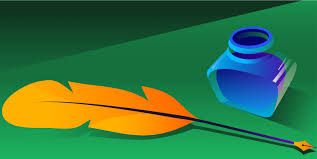
#> input picture ECSE341-Image/Labs/Lab02/img.jpg, 317 x 159 px
$ jupyter execute ip_02.ipynb
#> lines starting #> are read from the running program, lines starting #| are printed output that depends on the picture
[cell 1]
import numpy as np
import matplotlib.pyplot as plt
import matplotlib.image as mpimg
from PIL import Image
import cv2
from google.colab.patches import cv2_imshow

## **Question 1**

A) RGB to greyscale

[cell 2]
img = Image.open("img.jpg")
#> img is the input picture: PIL image 317x159 RGB; mean R, G, B 56.2, 116.7, 66
img_grey = img.convert('LA')
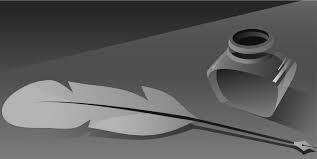
#> img_grey: PIL image 317x159 LA; mean R, G, B, A 92.8, 92.8, 92.8, 255
plt.subplot(211)
plt.imshow(img)
plt.subplot(212)
plt.imshow(img_grey)
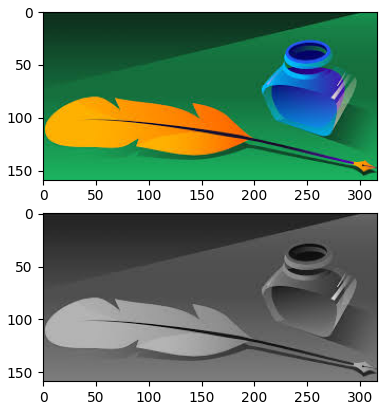
#> figure drawn by matplotlib, 2 panels

B) RGB to greyscale by numpy n matplotlib

[cell 3]
an_image = mpimg.imread("img.jpg")
plt.subplot(211)
plt.imshow(an_image)
rgb_weights = [0.2989, 0.5870, 0.1140]
grayscale_image = np.dot(an_image[...,:3], rgb_weights)
plt.subplot(212)
plt.imshow(grayscale_image, cmap=plt.get_cmap("gray"))
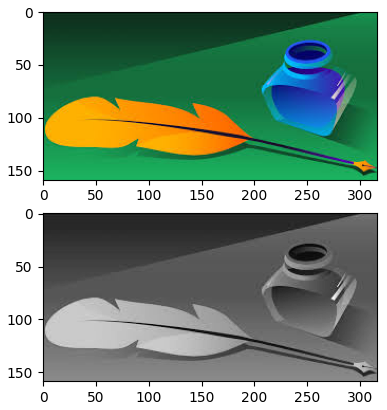
#> figure drawn by matplotlib, 2 panels

Explanation of part b: I first converted the image to a matrix of 3D array and then updated its rgb weights as 0.2989 for red, 0.5870 for green and 0.1140 for blue. But this is not the final output as it displays a bluish green image this is becuase the green weight has the largest weight. Also, our image is in 3D channel whereas greyscale images are in 1D channel hence I converted the image to 1D channel to get a true grayscale output.

Question2: Arithmetic Operations

[cell 4]
img1 = mpimg.imread("img3.jpg")
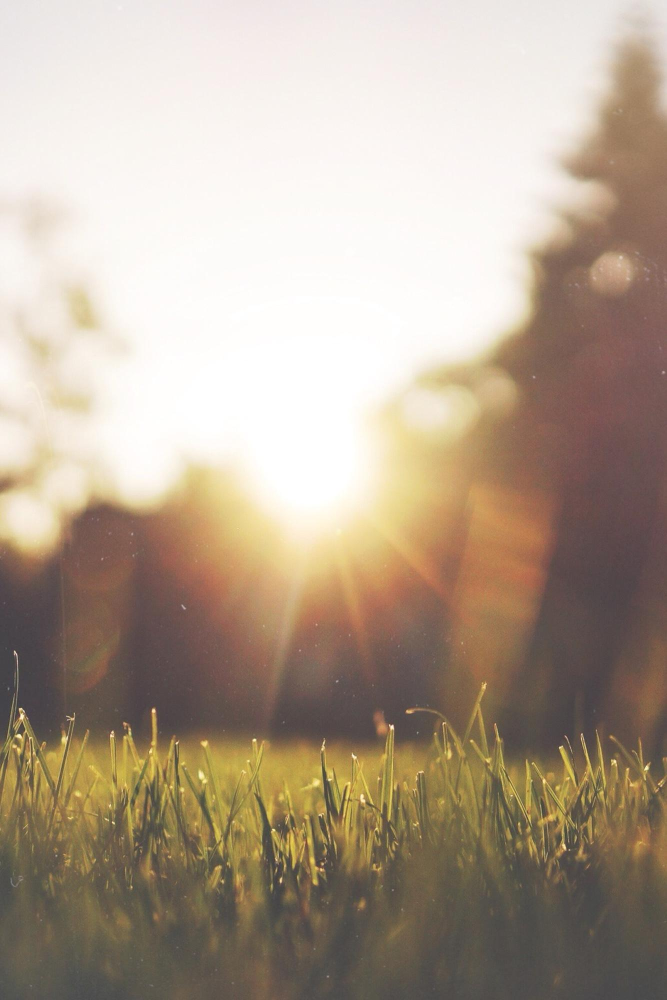
#> input picture ECSE341-Image/Labs/Lab02/img3.jpg, 1333 x 2000 px (shown at 1/2 size)
#> img1 is the input picture: shape (2000, 1333, 3); mean R, G, B 177.1, 161.7, 144.6
img2 = mpimg.imread("img4.jpg")
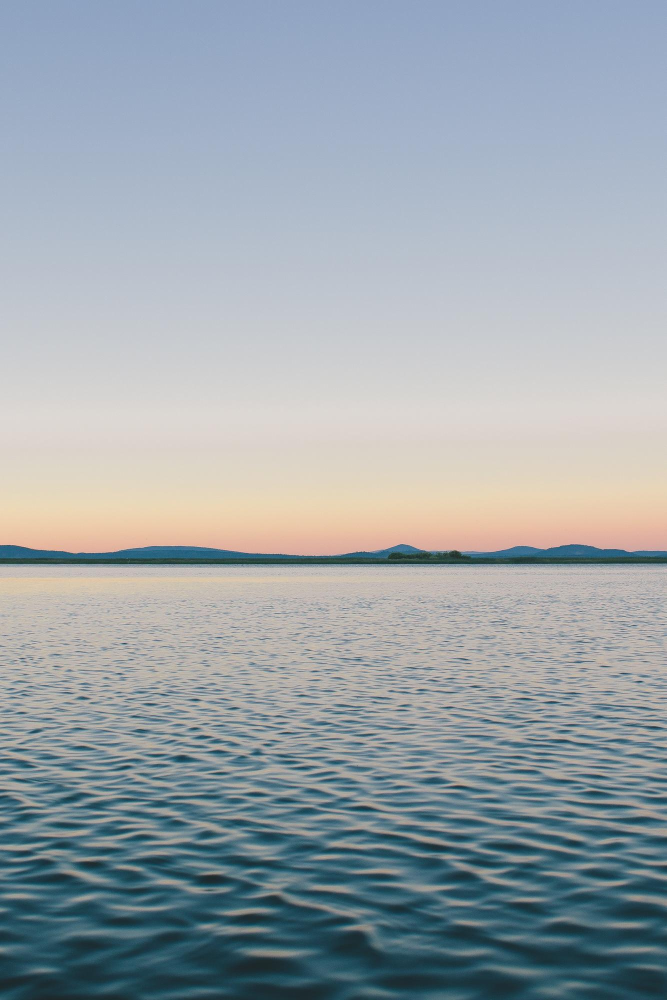
#> input picture ECSE341-Image/Labs/Lab02/img4.jpg, 1333 x 2000 px (shown at 1/2 size)
#> img2 is the input picture: shape (2000, 1333, 3); mean R, G, B 154.9, 164.2, 170.2
plt.figure()
add=plt.imshow(img1+img2)
plt.figure()
sub=plt.imshow(img1-img2)
plt.figure()
mul=plt.imshow(img1*img2)
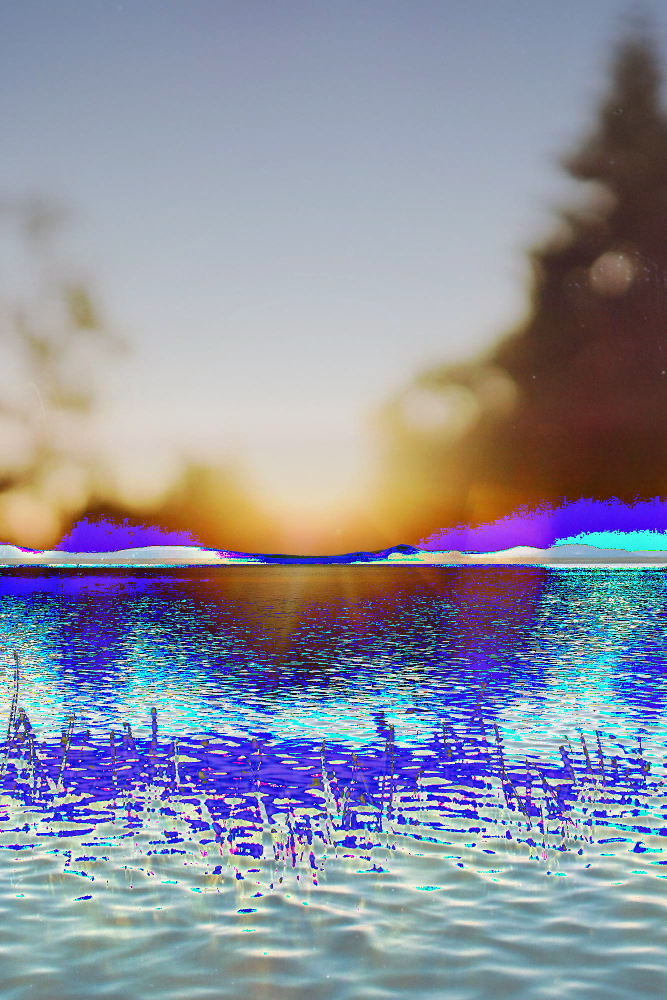
#> shown: shape (2000, 1333, 3) (shown at 1/2 size); mean R, G, B 140.2, 143.8, 160.8
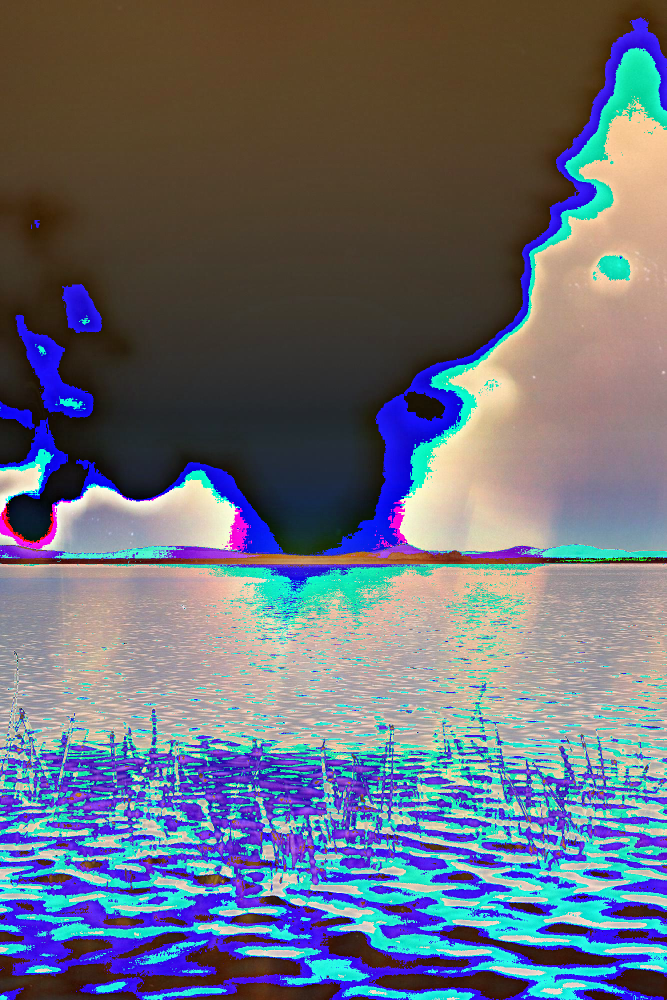
#> shown: shape (2000, 1333, 3) (shown at 1/2 size); mean R, G, B 104.2, 108.4, 121.5
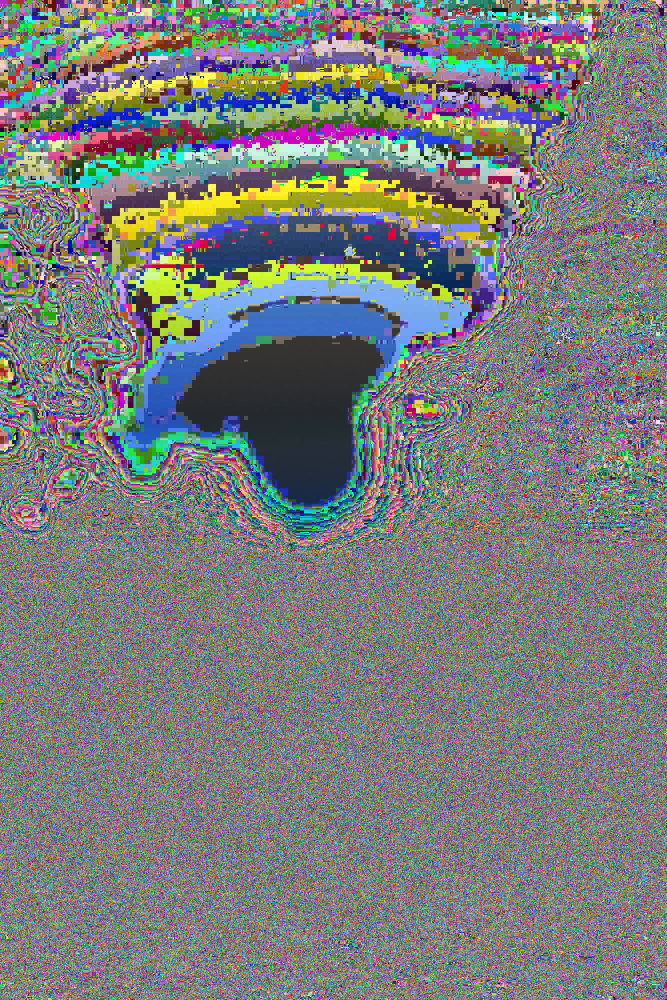
#> shown: shape (2000, 1333, 3) (shown at 1/2 size); mean R, G, B 121.4, 124.5, 123.7

Question 3: RGB to HSV conversion

[cell 5]
import cv2
img = cv2.imread('img2.jpg', 1)
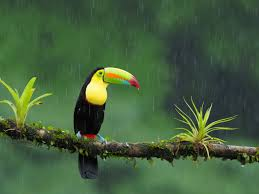
#> input picture ECSE341-Image/Labs/Lab02/img2.jpg, 259 x 194 px
#> img is the input picture: shape (194, 259, 3); mean B, G, R 61.8, 95.2, 68.4
img_color = cv2.cvtColor(img, cv2.COLOR_BGR2RGB)
img_hsv = cv2.cvtColor(img_color, cv2.COLOR_RGB2HSV)
#> img_hsv: shape (194, 259, 3); mean H, S, V 60.3, 95.6, 96
plt.imshow(img_hsv)

Question 4: Image resizing

[cell 6]
img = cv2.imread(r"img2.jpg", cv2.IMREAD_UNCHANGED)

print('Original Dimensions : ',img.shape)
#| Original Dimensions :  (194, 259, 3)

scale_percent = 80 # percent of original size
width = int(img.shape[1] * scale_percent / 100)
#> width = 207
height = int(img.shape[0] * scale_percent / 100)
#> height = 155
dim = (width, height)
#> dim = (207, 155)

# resize image
#bilinear
resized_bi = cv2.resize(img, (500,500), interpolation = cv2.INTER_LINEAR)
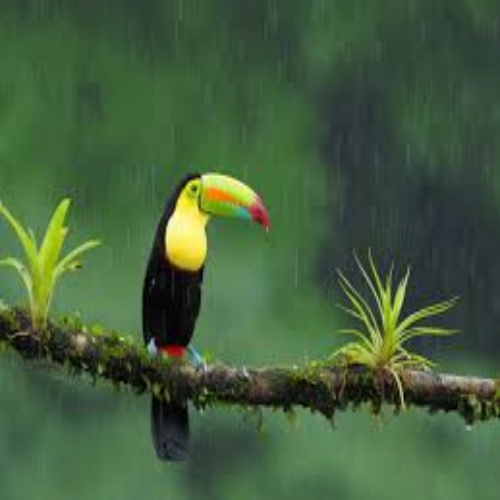
#> resized_bi: shape (500, 500, 3); mean B, G, R 61.7, 95.1, 68.3
#nearest neighbour
resized_nn = cv2.resize(img, (500,500), interpolation = cv2.INTER_NEAREST)
#bicubic
resized_bc = cv2.resize(img, (500,500), interpolation = cv2.INTER_CUBIC)

cv2_imshow(img)
cv2.waitKey(0)
cv2_imshow(resized_bi)
cv2.imwrite("Bilinear.jpg", resized_bi)
cv2.waitKey(0)
cv2_imshow(resized_nn)
cv2.imwrite("Nearest Neighbour.jpg", resized_nn)
cv2.waitKey(0)
cv2_imshow(resized_bc)
cv2.imwrite("Bicubic.jpg", resized_bc)

cv2.waitKey(0)
cv2.destroyAllWindows()
